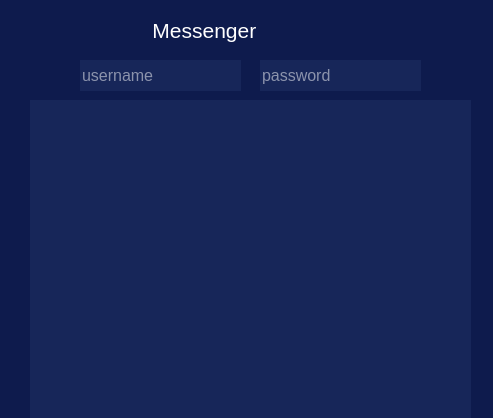
<?xml version="1.0" encoding="UTF-8"?>
<ui version="4.0">
 <class>MainWindow</class>
 <widget class="QMainWindow" name="MainWindow">
  <property name="geometry">
   <rect>
    <x>0</x>
    <y>0</y>
    <width>493</width>
    <height>418</height>
   </rect>
  </property>
  <property name="windowTitle">
   <string>Text_Messenger</string>
  </property>
  <property name="styleSheet">
   <string notr="true">background-color: #0e1b4d;
color: white;
</string>
  </property>
  <widget class="QWidget" name="centralwidget">
   <widget class="QPushButton" name="pushButton">
    <property name="geometry">
     <rect>
      <x>380</x>
      <y>610</y>
      <width>91</width>
      <height>31</height>
     </rect>
    </property>
    <property name="font">
     <font>
      <family>Microsoft Sans Serif</family>
      <pointsize>10</pointsize>
     </font>
    </property>
    <property name="styleSheet">
     <string notr="true">QPushButton{
	background-color: #172659;
	color: white;
}

QPushButton:hover{
	background-color: #273e91;
}

QPushButton:pressed{
	color: #b2b9d4;
}</string>
    </property>
    <property name="text">
     <string>Send</string>
    </property>
   </widget>
   <widget class="QLabel" name="label">
    <property name="geometry">
     <rect>
      <x>100</x>
      <y>10</y>
      <width>301</width>
      <height>41</height>
     </rect>
    </property>
    <property name="font">
     <font>
      <family>Microsoft Sans Serif</family>
      <pointsize>16</pointsize>
     </font>
    </property>
    <property name="styleSheet">
     <string notr="true">color: white; </string>
    </property>
    <property name="text">
     <string>         Messenger</string>
    </property>
   </widget>
   <widget class="QTextBrowser" name="textBrowser">
    <property name="geometry">
     <rect>
      <x>30</x>
      <y>100</y>
      <width>441</width>
      <height>491</height>
     </rect>
    </property>
    <property name="font">
     <font>
      <family>Microsoft Sans Serif</family>
      <pointsize>12</pointsize>
     </font>
    </property>
    <property name="styleSheet">
     <string notr="true">QTextBrowser{
	background-color: #172659;
	color: white;
	border: none;
}</string>
    </property>
   </widget>
   <widget class="QLineEdit" name="lineEdit">
    <property name="geometry">
     <rect>
      <x>80</x>
      <y>60</y>
      <width>161</width>
      <height>31</height>
     </rect>
    </property>
    <property name="font">
     <font>
      <family>Microsoft Sans Serif</family>
      <pointsize>12</pointsize>
     </font>
    </property>
    <property name="styleSheet">
     <string notr="true">QLineEdit{
	background-color: #172659;
	color: white;
	border: none;
}</string>
    </property>
    <property name="placeholderText">
     <string>username</string>
    </property>
   </widget>
   <widget class="QLineEdit" name="lineEdit_2">
    <property name="geometry">
     <rect>
      <x>260</x>
      <y>60</y>
      <width>161</width>
      <height>31</height>
     </rect>
    </property>
    <property name="font">
     <font>
      <family>Microsoft Sans Serif</family>
      <pointsize>12</pointsize>
     </font>
    </property>
    <property name="styleSheet">
     <string notr="true">QLineEdit{
	background-color: #172659;
	color: white;
	border: none;
}</string>
    </property>
    <property name="placeholderText">
     <string>password</string>
    </property>
   </widget>
   <widget class="QTextEdit" name="textEdit">
    <property name="geometry">
     <rect>
      <x>30</x>
      <y>610</y>
      <width>341</width>
      <height>71</height>
     </rect>
    </property>
    <property name="font">
     <font>
      <family>Microsoft Sans Serif</family>
      <pointsize>12</pointsize>
     </font>
    </property>
    <property name="styleSheet">
     <string notr="true">QTextEdit{
	background-color: #172659;
	color: white;
	border: none;
}</string>
    </property>
    <property name="placeholderText">
     <string>Text message hear...</string>
    </property>
   </widget>
  </widget>
 </widget>
 <resources/>
 <connections/>
</ui>
